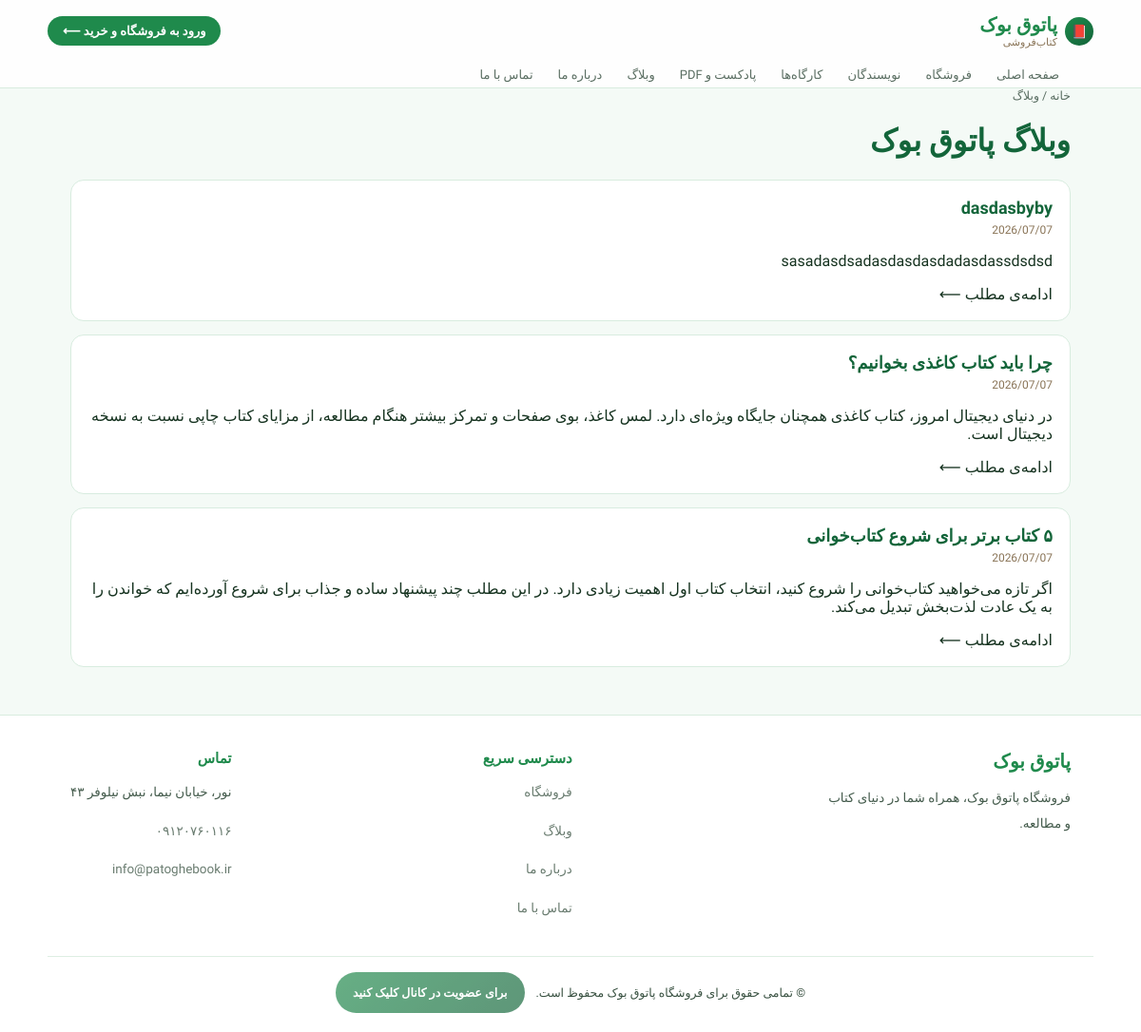
Screenshot of /blog/ with the database file from the repository.
### blog/models.py (models this page shows, shortened)
class Post(models.Model):
    id = models.CharField(primary_key=True, max_length=20, default=generate_id, editable=False)
    title = models.CharField('عنوان', max_length=300)
    content = models.TextField('متن')
    direction = models.CharField('جهت نوشتار', max_length=3, choices=DIRECTION_CHOICES, default='rtl')
    published = models.BooleanField('منتشر شده', default=True)
    created_at = models.DateTimeField(auto_now_add=True)
    slug = models.SlugField('نامک (Slug)', max_length=350, unique=True, allow_unicode=True, blank=True, editable=False)
    class Meta:
        verbose_name = 'پست وبلاگ'
        verbose_name_plural = 'پست‌های وبلاگ'
        ordering = ['-created_at']

### seo_pages/views.py (the view)
# urls.py: path('blog/', views.blog_list, name='blog_list'),
def blog_list(request):
    posts = Post.objects.filter(published=True)
    ctx = {
        'posts': posts,
        'meta_title': f'وبلاگ | {SITE_NAME}',
        'meta_description': _truncate(f'مطالب و یادداشت‌های وبلاگ {SITE_DESCRIPTION_SUFFIX}'),
        'canonical_path': reverse('seo_pages:blog_list'),
    }
    return render(request, 'seo_pages/blog_list.html', ctx)

### seo_pages/views.py (called while the page is built)
def _truncate(text, length=155):
    text = strip_tags(text or '').strip()
    text = ' '.join(text.split())
    if len(text) <= length:
        return text
    return text[:length].rsplit(' ', 1)[0] + '…'

### seo_pages/templates/seo_pages/blog_list.html
{% extends "seo_pages/base.html" %}
{% block breadcrumbs %}
<div class="breadcrumbs"><a href="{% url 'seo_pages:home' %}">خانه</a> / وبلاگ</div>
{% endblock %}
{% block content %}
<h1>وبلاگ پاتوق بوک</h1>
{% if posts %}
{% for p in posts %}
<div class="blog-card">
  <h3><a href="{% url 'seo_pages:blog_detail' p.slug %}">{{ p.title }}</a></h3>
  <div class="meta">{{ p.created_at|date:"Y/m/d" }}</div>
  <p>{{ p.content|striptags|truncatewords:35 }}</p>
  <a href="{% url 'seo_pages:blog_detail' p.slug %}">ادامه‌ی مطلب ⟵</a>
</div>
{% endfor %}
{% else %}
<p class="empty-note">فعلاً مطلبی منتشر نشده است.</p>
{% endif %}
{% endblock %}

### seo_pages/static/seo_pages/style.css (style rules this page uses)
:root { --ink:#163320; --paper:#f4faf6; --paper-dim:#e7f5ec; --leather:#1f8a4c; --leather-dark:#13653a; --gold:#34a85f; --cream:#ffffff; --line:#d8ecdf; --amber:#d79a2c; --muted:#5a6e62; }
* { box-sizing:border-box; }
body { margin:0;font-family:'Vazirmatn',sans-serif;background:var(--paper);color:var(--ink); }
h1,h2,h3 { font-family:'Markazi Text','Vazirmatn',serif;color:var(--leather-dark); }
a { color:inherit;text-decoration:none; }
.breadcrumbs { font-size:12.5px;color:var(--muted);margin-bottom:18px; }
.blog-card,.pdf-card,.podcast-card { background:var(--cream);border:1px solid var(--line);border-radius:14px;padding:18px;margin-bottom:14px; }
.blog-card h3,.pdf-card h3,.podcast-card h3 { margin:0 0 6px;font-size:18px; }
.blog-card .meta,.post-meta { font-size:12px;color:#8a7558;margin-bottom:10px; }

### rows the page displays
Post: title "dasdasbyby", created_at "2026/07/07", content "sasadasdsadasdasdasdadasdassdsdsd"
Post: title "چرا باید کتاب کاغذی بخوانیم؟", created_at "2026/07/07", content "در دنیای دیجیتال امروز، کتاب کاغذی همچنان جایگاه ویژه‌ای دارد. لمس کاغذ، بوی صفحات و تمرکز بیشتر هنگام مطالعه، از مزایای کتاب چاپی نسبت به نسخه دیجیتال است."
Post: title "۵ کتاب برتر برای شروع کتاب‌خوانی", created_at "2026/07/07", content "اگر تازه می‌خواهید کتاب‌خوانی را شروع کنید، انتخاب کتاب اول اهمیت زیادی دارد. در این مطلب چند پیشنهاد ساده و جذاب برای شروع آورده‌ایم که خواندن را به یک عادت لذت‌بخش تبدیل می‌کند."
